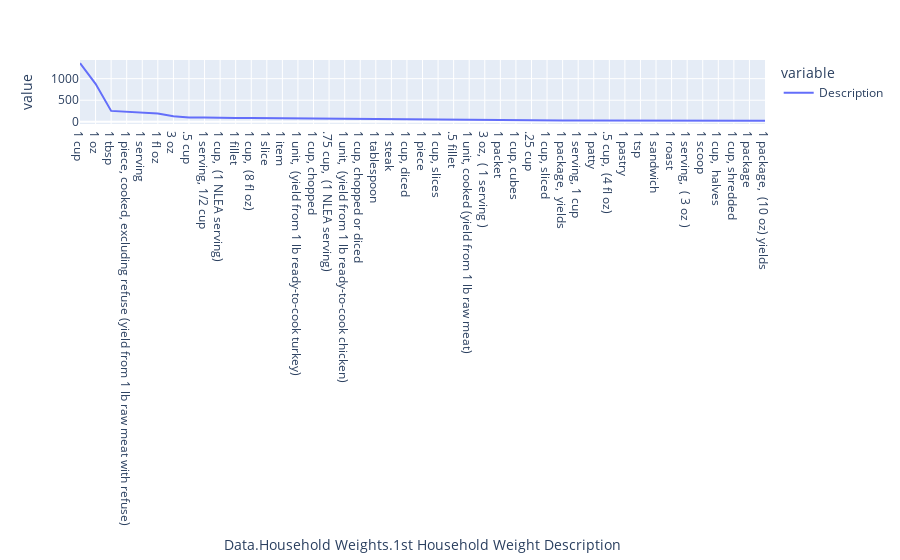

The code cell stored with this chart in its notebook:
### Code cell
px.line(distr)

### Figure 1 — Plotly figure (JSON) as saved in the notebook; plotly's stock layout.template omitted (floating-point values rounded to 4 significant figures)
{"data": [{"hovertemplate": "variable=Description<br>Data.Household Weights.1st Household Weight Description=%{x}<br>value=%{y}<extra></extra>", "legendgroup": "Description", "line": {"color": "#636efa", "dash": "solid"}, "marker": {"symbol": "circle"}, "mode": "lines", "name": "Description", "orientation": "v", "showlegend": true, "type": "scatter", "x": ["1 cup", "1 oz", "1 tbsp", "1 piece, cooked, excluding refuse (yield from 1 lb raw meat with refuse)", "1 serving", "1 fl oz", "3 oz", ".5 cup", "1 serving, 1/2 cup", "1 cup,  (1 NLEA serving)", "1 fillet", "1 cup,  (8 fl oz)", "1 slice", "1 item", "1 unit,  (yield from 1 lb ready-to-cook turkey)", "1 cup, chopped", ".75 cup,  (1 NLEA serving)", "1 unit,  (yield from 1 lb ready-to-cook chicken)", "1 cup, chopped or diced", "1 tablespoon", "1 steak", "1 cup, diced", "1 piece", "1 cup, slices", ".5 fillet", "1 unit, cooked (yield from 1 lb raw meat)", "3 oz,  ( 1 serving )", "1 packet", "1 cup, cubes", ".25 cup", "1 cup, sliced", "1 package,  yields", "1 serving, 1 cup", "1 patty", ".5 cup,  (4 fl oz)", "1 pastry", "1 tsp", "1 sandwich", "1 roast", "1 serving,  ( 3 oz )", "1 scoop", "1 cup,  halves", "1 cup, shredded", "1 package", "1 package,  (10 oz) yields"], "xaxis": "x", "y": [1359, 881, 252, 235, 207, 190, 127, 101, 98, 88, 88, 87, 84, 84, 79, 77, 74, 68, 67, 61, 59, 46, 41, 41, 40, 38, 35, 35, 35, 33, 30, 29, 29, 28, 27, 27, 26, 25, 25, 24, 24, 22, 22, 22, 22], "yaxis": "y"}], "layout": {"legend": {"title": {"text": "variable"}, "tracegroupgap": 0}, "margin": {"t": 60}, "xaxis": {"anchor": "y", "domain": [0, 1], "title": {"text": "Data.Household Weights.1st Household Weight Description"}}, "yaxis": {"anchor": "x", "domain": [0, 1], "title": {"text": "value"}}}}
